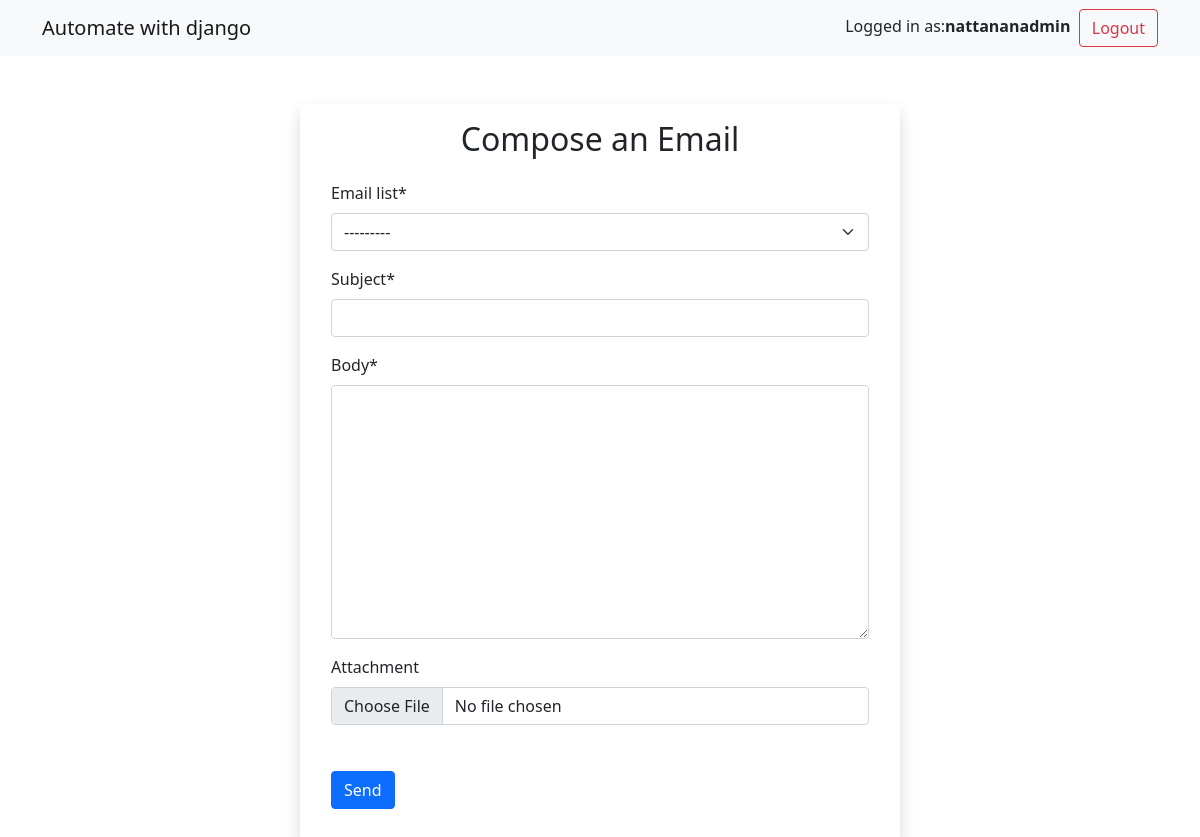
Page /emails/send-email/ (signed in) on the earlier database version.
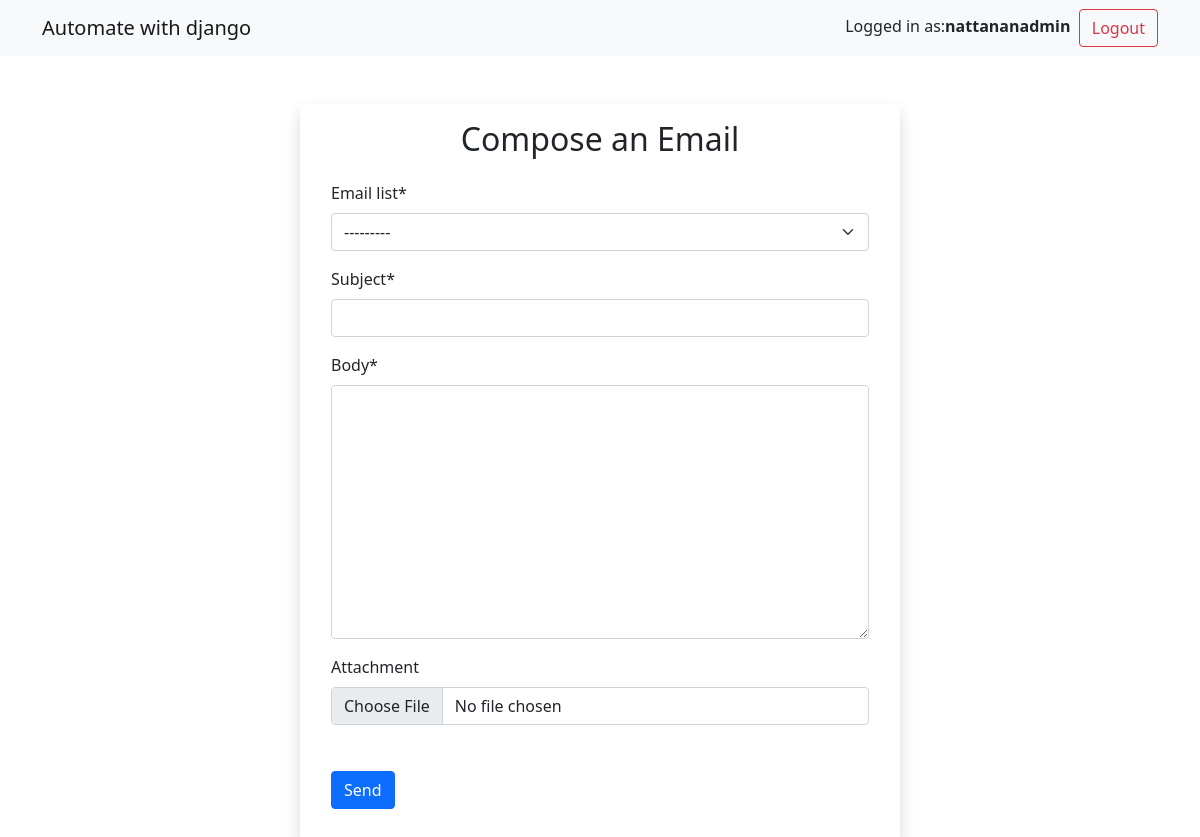
Same page on the later database version.
### emails/models.py (models this page shows)
class List(models.Model):
    email_list = models.CharField(max_length = 25)
    def __str__(self):
        return self.email_list

### emails/views.py (the view)
# urls.py: path('send-email/', views.send_email, name='send_email'),
def send_email(request):
    if request.method == 'POST':
        email_form = EmailForm(request.POST, request.FILES)
        if email_form.is_valid():
            email_form = email_form.save()
            mail_subject = request.POST.get('subject')
            message = request.POST.get('body')
            email_list = email_form.email_list
            subscribers = Subscriber.objects.filter(email_list=email_list)
            to_email = [email.email_address for email in subscribers]
            if email_form.attachment:
                attachment = email_form.attachment.path
            else:
                attachment = None
            send_email_task.delay(mail_subject, message, to_email, attachment)
            messages.success(request, 'Email sent successfully')
            return redirect('send_email')
    else:
        email_form = EmailForm()
        context = {
            'email_form': email_form,
        }
    return render(request, 'emails/send-email.html', context)

### emails/forms.py
class EmailForm(forms.ModelForm):
    class Meta:
        model = Email
        fields = ('__all__')

### templates/emails/send-email.html (shortened to what this page needs)
{% extends 'base.html' %}
{% block content %}
{% load crispy_forms_tags %}
<div class="container mt-5 p-3 shadow rounded" style="max-width: 600px;">
    <h2 class="text-center">Compose an Email</h2>
    <form action="{% url 'send_email' %}" method="POST" enctype="multipart/form-data">
        <div class = "form-group">
            {{ email_form  | crispy }}
        </div>
        <div class="form-group">
            <input type="submit" value="Send" class="btn btn-primary">
        </div>
    </form>
</div>
{% endblock %}

### templates/base.html (shortened to what this page needs)
<!DOCTYPE html>
{% load static %}
<html lang="en">
<head>
  <link href="https://cdn.jsdelivr.net/npm/bootstrap@5.0.2/dist/css/bootstrap.min.css" rel="stylesheet">
</head>
<body>
<nav class="navbar navbar-light bg-light">
  <div class="container">
    <a class="navbar-brand" href="% url 'home' %">Automate with django</a>
      {% if user.is_authenticated %}
      <div>
          Logged in as:<b>{{ user }}</b>
          &nbsp;<a href="{% url 'logout' %}" class="float-right btn btn-outline-danger">Logout</a>
      </div>
      {% else %}
    <div>
      <a href="{% url 'login' %}" class="float-right text-decoration-none text-dark">Login</a>
      &nbsp;&nbsp;<a href="{% url 'register' %}" class="float-right btn btn-success">Register</a>
    </div>
      {% endif %}
  </div>
</nav>
{% block content %}{% endblock %}
</body>
</html>

### templates/base.html (style rules this page uses)
.form-group { padding: 15px !important; }

Differences in the rows shown:
added List: email_list "---------"
Other differences:
form field email_list: "---------" → (not shown)
